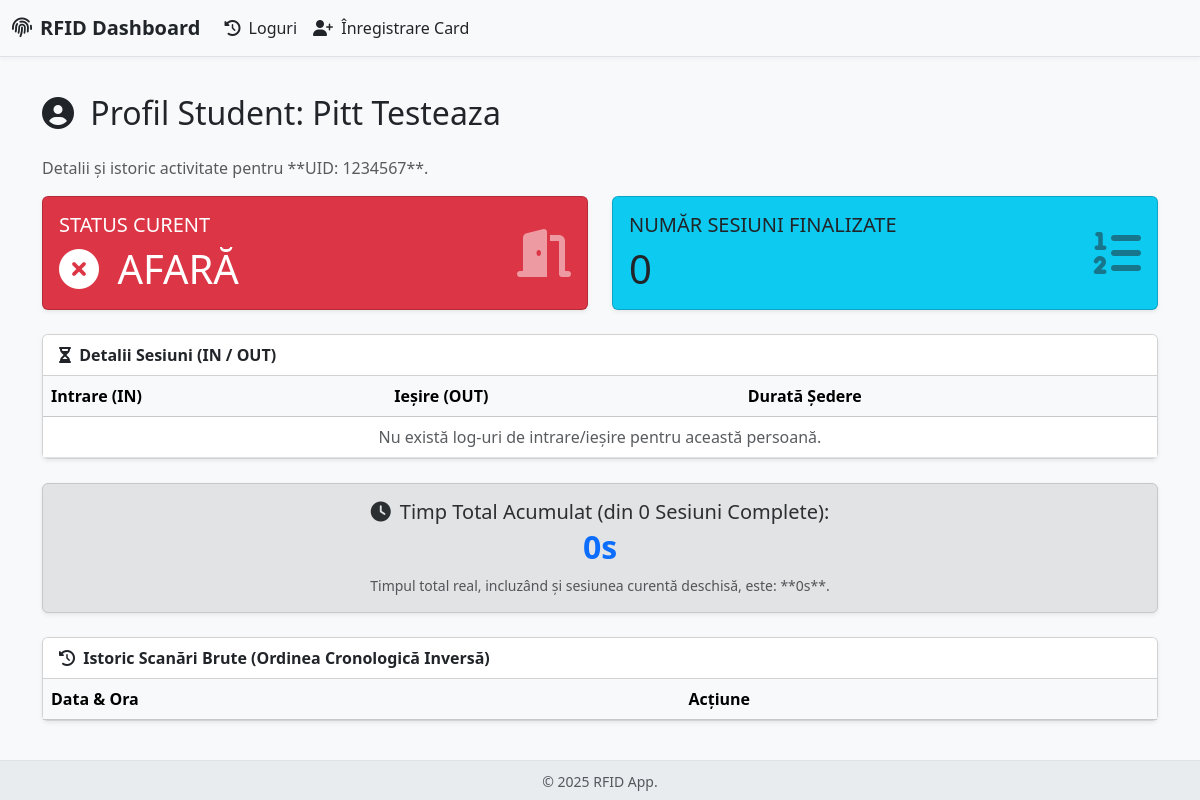
/profile/2, run on an earlier commit of the app's database.
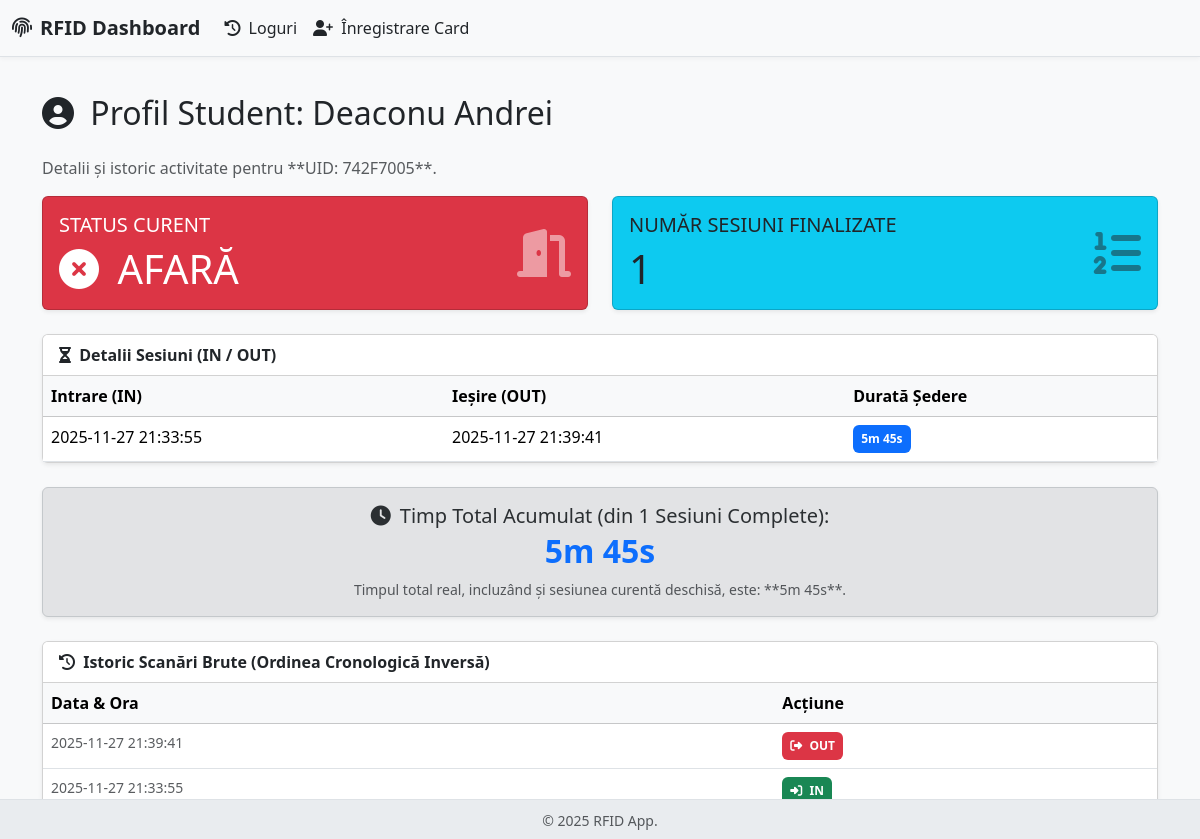
And on a later commit of the database.
### app.py (models this page shows)
class Person(db.Model):
    __tablename__ = 'person'
    id = db.Column(db.Integer, primary_key=True)
    uid_card = db.Column(db.String(50), unique=True, nullable=False)
    first_name = db.Column(db.String(100), nullable=False)
    last_name = db.Column(db.String(100), nullable=False)
    is_inside = db.Column(db.Boolean, default=False)
    last_action_time = db.Column(db.DateTime, default=lambda: datetime(1970, 1, 1, tzinfo=timezone.utc))
    logs = db.relationship('Log', backref='person', lazy=True)

class Log(db.Model):
    __tablename__ = 'log'
    id = db.Column(db.Integer, primary_key=True)
    person_id = db.Column(db.Integer, db.ForeignKey('person.id'), nullable=False)
    timestamp = db.Column(db.DateTime, default=lambda: datetime.now(timezone.utc))
    action = db.Column(db.String(3), nullable=False)

### app.py (the view)
@app.route('/profile/<int:person_id>')
def view_person_profile(person_id):
    person = Person.query.get_or_404(person_id)
    logs_for_calculation = Log.query.filter_by(person_id=person_id).order_by(Log.timestamp.asc()).all()
    display_logs = Log.query.filter_by(person_id=person_id).order_by(Log.timestamp.desc()).all()
    sessions = calculate_session_durations(logs_for_calculation)
    finalized_sessions = [s for s in sessions if s.get('is_current') is not True and s.get('end') is not None]
    total_sessions = len(finalized_sessions)
    total_duration_sum = sum((s['duration'] for s in finalized_sessions), timedelta())
    current_session_duration = next((s['duration'] for s in sessions if s.get('is_current')), timedelta())
    total_duration_with_current = total_duration_sum + current_session_duration
    return render_template('profile.html',
                           person=person,
                           sessions=sessions,
                           total_sessions=total_sessions,
                           total_duration_sum=format_timedelta(total_duration_sum),
                           total_duration_with_current=format_timedelta(total_duration_with_current),
                           logs=display_logs)

### app.py (called while the page is built)
def localize_timestamp(timestamp):
    if timestamp.tzinfo is None:
        utc_dt = timestamp.replace(tzinfo=pytz.utc)
    else:
        utc_dt = timestamp.astimezone(pytz.utc)
    return utc_dt.astimezone(TARGET_TIMEZONE)

def format_timedelta(td):
    if td is None: return "N/A"
    total_seconds = int(td.total_seconds())
    if total_seconds < 0: total_seconds = 0
    hours, remainder = divmod(total_seconds, 3600)
    minutes, seconds = divmod(remainder, 60)
    parts = []
    if hours > 0: parts.append(f"{hours}h")
    if minutes > 0 or (hours > 0 and seconds >= 0): parts.append(f"{minutes}m")
    if seconds > 0 or total_seconds == 0: parts.append(f"{seconds}s")
    if not parts: return "0s"
    return " ".join(parts)

### templates/profile.html (shortened to what the changed rows need)
{% extends "base.html" %}
{% block content %}
    <h2 class="mb-4"><i class="fas fa-user-circle me-2"></i> Profil Student: {{ person.last_name }} {{ person.first_name }}</h2>
    <p class="text-muted">Detalii și istoric activitate pentru **UID: {{ person.uid_card }}**.</p>
    <div class="row mb-4">
        <div class="col-md-6">
        </div>
        <div class="col-md-6">
            <div class="card text-dark bg-info shadow-sm h-100">
                <div class="card-body">
                    <div class="d-flex justify-content-between align-items-center">
                        <div>
                            <h5 class="card-title text-uppercase fw-light">Număr Sesiuni Finalizate</h5>
                            <p class="h1 mb-0">{{ total_sessions }}</p>
                        </div>
                    </div>
                </div>
            </div>
        </div>
    </div>
    <div class="card shadow-sm mb-4">
        <div class="card-header bg-white fw-bold">
        </div>
        <div class="card-body p-0">
            <div class="table-responsive">
                <table class="table table-hover mb-0">
                    <thead class="table-light">
                        <tr>
                            <th>Intrare (IN)</th>
                            <th>Ieșire (OUT)</th>
                            <th>Durată Ședere</th>
                        </tr>
                    </thead>
                    <tbody>
                        {% for session in sessions %}
                        <tr>
                            <td>{{ localize_timestamp(session.start).strftime('%Y-%m-%d %H:%M:%S') }}</td>
                            <td>
                                {% if session.end is none %}
                                    <span class="badge bg-warning p-2 text-dark">SESIUNE DESCHISĂ</span>
                                {% else %}
                                    {{ localize_timestamp(session.end).strftime('%Y-%m-%d %H:%M:%S') }}
                                {% endif %}
                            </td>
                            <td>
                                <span class="badge bg-primary p-2">
                                    {{ format_timedelta(session.duration) }}
                                </span>
                            </td>
                        </tr>
                        {% endfor %}
                        {% if not sessions %}
                        <tr>
                            <td colspan="3" class="text-center text-muted">Nu există log-uri de intrare/ieșire pentru această persoană.</td>
                        </tr>
                        {% endif %}
                    </tbody>
                </table>
            </div>
        </div>
    </div>
    <div class="alert alert-secondary shadow-sm text-center mb-4">
        <p class="h5 mb-1"><i class="fas fa-clock me-1"></i> Timp Total Acumulat (din {{ total_sessions }} Sesiuni Complete):</p>
        <p class="h2 fw-bold text-primary">{{ total_duration_sum }}</p>
        <p class="mb-0 small text-muted">Timpul total real, incluzând și sesiunea curentă deschisă, este: **{{ total_duration_with_current }}**.</p>
    </div>
    <div class="card shadow-sm">
        <div class="card-header bg-white fw-bold">
        </div>
        <div class="card-body p-0">
            <div class="table-responsive">
                <table class="table table-hover mb-0">
                    <thead class="table-light">
                        <tr>
                            <th>Data & Ora</th>
                            <th>Acțiune</th>
                        </tr>
                    </thead>
                    <tbody>
                        {% for log in logs %}
                        <tr>
                            <td class="text-muted small">{{ localize_timestamp(log.timestamp).strftime('%Y-%m-%d %H:%M:%S') }}</td>
                            <td>
                                {% if log.action == 'IN' %}
                                    <span class="badge bg-success p-2"><i class="fas fa-sign-in-alt me-1"></i> {{ log.action }}</span>
                                {% else %}
                                    <span class="badge bg-danger p-2"><i class="fas fa-sign-out-alt me-1"></i> {{ log.action }}</span>
                                {% endif %}
                            </td>
                        </tr>
                        {% endfor %}
                    </tbody>
                </table>
            </div>
        </div>
    </div>
{% endblock %}

What changed in the data, as far as the page shows it:
changed Person: last_name "Pitt" → "Deaconu"; first_name "Testeaza" → "Andrei"; uid_card "1234567" → "742F7005"
now on this page (row edited): Log: timestamp "2025-11-27 21:39:41", action "OUT"
now on this page (row edited): Log: timestamp "2025-11-27 21:33:55", action "IN"
Also different on the page:
{{ total_sessions }}: "0" → "1"
{{ total_duration_sum }}: "0s" → "5m 45s"
{{ total_duration_with_current }}: "0s" → "5m 45s"
new list line: "2025-11-27 21:33:55 2025-11-27 21:39:41 5m 45s"
text no longer shown: "Nu există log-uri de intrare/ieșire pentru această persoană."
